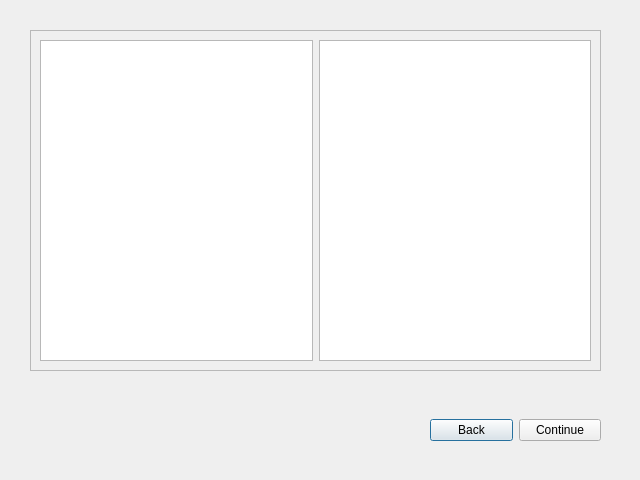
<?xml version="1.0" encoding="UTF-8"?>
<ui version="4.0">
 <class>MyCourseDialog</class>
 <widget class="QDialog" name="MyCourseDialog">
  <property name="geometry">
   <rect>
    <x>0</x>
    <y>0</y>
    <width>640</width>
    <height>480</height>
   </rect>
  </property>
  <property name="windowTitle">
   <string>Dialog</string>
  </property>
  <widget class="QWidget" name="horizontalLayoutWidget_2">
   <property name="geometry">
    <rect>
     <x>430</x>
     <y>390</y>
     <width>171</width>
     <height>80</height>
    </rect>
   </property>
   <layout class="QHBoxLayout" name="horizontalLayout_2">
    <item>
     <widget class="QPushButton" name="pushButton">
      <property name="text">
       <string>Back</string>
      </property>
     </widget>
    </item>
    <item>
     <widget class="QPushButton" name="pushButton_2">
      <property name="text">
       <string>Continue</string>
      </property>
     </widget>
    </item>
   </layout>
  </widget>
  <widget class="QFrame" name="frame">
   <property name="geometry">
    <rect>
     <x>30</x>
     <y>30</y>
     <width>571</width>
     <height>341</height>
    </rect>
   </property>
   <property name="frameShape">
    <enum>QFrame::StyledPanel</enum>
   </property>
   <property name="frameShadow">
    <enum>QFrame::Raised</enum>
   </property>
   <widget class="QWidget" name="horizontalLayoutWidget">
    <property name="geometry">
     <rect>
      <x>10</x>
      <y>10</y>
      <width>551</width>
      <height>321</height>
     </rect>
    </property>
    <layout class="QHBoxLayout" name="horizontalLayout">
     <item>
      <widget class="QListWidget" name="listWidget"/>
     </item>
     <item>
      <widget class="QListWidget" name="listWidget_2"/>
     </item>
    </layout>
   </widget>
  </widget>
 </widget>
 <resources/>
 <connections/>
</ui>
